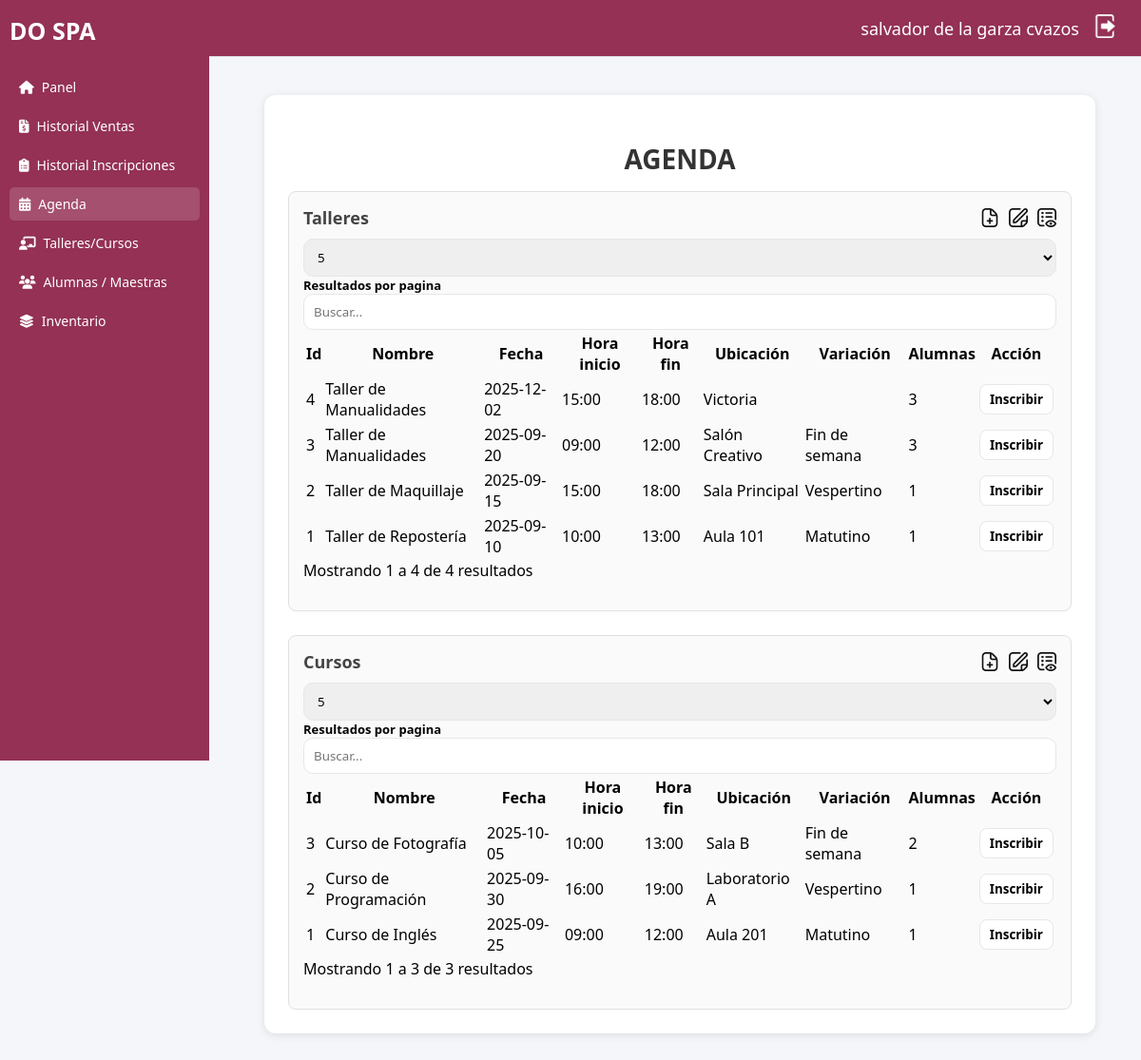
Page /agenda.php (signed in) on the committed database.
### tables this page shows
CREATE TABLE `agenda` (
  `id_agenda` int(11) NOT NULL,
  `id_taller` int(11) DEFAULT NULL,
  `fecha` date DEFAULT NULL,
  `hora_inicio` time DEFAULT NULL,
  `hora_fin` time DEFAULT NULL,
  `ubicacion` varchar(255) DEFAULT NULL,
  `variacion` varchar(100) DEFAULT NULL,
  `cant_alum` int(11) NOT NULL
);

CREATE TABLE `agenda_cursos` (
  `id_agenda_curso` int(11) NOT NULL,
  `id_curso` int(11) DEFAULT NULL,
  `fecha` date DEFAULT NULL,
  `hora_inicio` time DEFAULT NULL,
  `hora_fin` time DEFAULT NULL,
  `ubicacion` varchar(255) DEFAULT NULL,
  `variacion` varchar(100) DEFAULT NULL,
  `cant_alum` int(11) NOT NULL
);

### agenda.php (the view, shortened to what this page needs)
<?php
include_once("conexion.php");
$Nombre = $_SESSION['nombre'] ?? '';
$Apat   = $_SESSION['apat']   ?? '';
$Amat   = $_SESSION['amat']   ?? '';
mysqli_set_charset($conexion, 'utf8mb4');
?>
<!DOCTYPE html>
<html lang="es">
<head>
  <link rel="stylesheet" href="css/sidebar.css">
  <link rel="stylesheet" href="css/header.css">
  <link rel="stylesheet" href="css/agenda.css">
  <link rel="stylesheet" href="css/inventario.css">
  <link rel="stylesheet" href="https://cdn.jsdelivr.net/npm/sweetalert2@11/dist/sweetalert2.min.css">
  <link rel="stylesheet" href="https://cdn.jsdelivr.net/npm/simple-datatables@latest/dist/style.css">
  <link rel="stylesheet" href="https://cdnjs.cloudflare.com/ajax/libs/font-awesome/6.4.0/css/all.min.css">
</head>
<body>
  <div class="dashboard">
    <aside class="sidebar">
      <div class="logo">DO SPA</div>
      <ul id="menu">
        <li><a href="main.php"><i class="fas fa-home"></i> Panel</a></li>
        <li><a href="ventas.php"><i class="fas fa-file-invoice-dollar"></i> Historial Ventas</a></li>
        <li><a href="inscripciones.php"><i class="fas fa-clipboard-list"></i> Historial Inscripciones</a></li>
        <li class="active"><a href="agenda.php"><i class="fas fa-calendar-days"></i> Agenda</a></li>
        <li><a href="talleres-cursos.php"><i class="fas fa-chalkboard-teacher"></i>Talleres/Cursos</a></li>
        <li><a href="alumnas-maestras.php"><i class="fa-solid fa-users"></i><span>Alumnas / Maestras</span></a></li>
        <li><a href="inventario.php"><i class="fas fa-layer-group"></i> Inventario</a></li>
      </ul>
    </aside>
    <main class="main">
      <header class="topbar">
        <div class="user-info">
          <span><?php echo htmlspecialchars("$Nombre $Apat $Amat", ENT_QUOTES, 'UTF-8'); ?></span>
          <a href="muerte.php"><img src="img/logout.png" id="btn-logout" alt="Salir"></a>
        </div>
      </header>
      <div class="inventario">
        <h2 class="titulo-inventario" align="center">AGENDA</h2>
        <div class="tablas-inventario">
          <section class="productos">
            <div class="section-header">
              <h3>Talleres</h3>
              <div class="section-actions">
                <img src="img/agregar.png" alt="Agregar" class="icon btn-agregar" width="20" data-tipo="taller" title="Agregar sesión de taller">
                <img src="img/editar.png" alt="Editar" class="icon btn-editar" width="20" data-tipo="taller" title="Editar sesión seleccionada">
                <img src="img/listar.png" alt="Listar" class="icon btn-listar" width="20" data-tipo="taller" data-id="<?= $idAgenda ?>" title="Listar Alumnas Inscritas">
              </div>
            </div>
            <table id="TablaTalleres" class="display">
              <thead>
                <tr>
                  <th>Id</th>
                  <th>Nombre</th>
                  <th>Fecha</th>
                  <th>Hora inicio</th>
                  <th>Hora fin</th>
                  <th>Ubicación</th>
                  <th>Variación</th>
                  <th>Alumnas</th>
                  <th>Acción</th>
                </tr>
              </thead>
              <tbody>
              <?php
                $sqlT = "SELECT a.id_agenda, a.id_taller,
                                COALESCE(t.nombre,'') AS nombre,
                                a.fecha, a.hora_inicio, a.hora_fin, a.ubicacion, a.variacion, a.cant_alum
                         FROM agenda a
                         LEFT JOIN talleres t ON t.id_taller = a.id_taller
                         ORDER BY a.fecha DESC, a.hora_inicio ASC";
                if ($rt = mysqli_query($conexion, $sqlT)):
                  while ($row = mysqli_fetch_assoc($rt)): ?>
                    <tr>
                      <td><?php echo (int)$row['id_agenda']; ?></td>
                      <td><?php echo htmlspecialchars($row['nombre'], ENT_QUOTES, 'UTF-8'); ?></td>
                      <td><?php echo htmlspecialchars($row['fecha'] ?? '', ENT_QUOTES, 'UTF-8'); ?></td>
                      <td><?php echo htmlspecialchars(substr((string)($row['hora_inicio'] ?? ''),0,5), ENT_QUOTES, 'UTF-8'); ?></td>
                      <td><?php echo htmlspecialchars(substr((string)($row['hora_fin'] ?? ''),0,5), ENT_QUOTES, 'UTF-8'); ?></td>
                      <td><?php echo htmlspecialchars($row['ubicacion'] ?? '', ENT_QUOTES, 'UTF-8'); ?></td>
                      <td><?php echo htmlspecialchars($row['variacion'] ?? '', ENT_QUOTES, 'UTF-8'); ?></td>
                      <td><?php echo htmlspecialchars($row['cant_alum'] ?? '', ENT_QUOTES, 'UTF-8'); ?></td>
                      <td>
                        <button type="button" class="btn-mini btn-agendar-row" data-tipo="taller" data-idrel="<?php echo (int)$row['id_agenda']; ?>">
                          Inscribir
                        </button>
                      </td>
                    </tr>
              <?php
                  endwhile; mysqli_free_result($rt);
                endif;
              ?>
              </tbody>
            </table>
          </section>
          <section class="kits">
            <div class="section-header">
              <h3>Cursos</h3>
              <div class="section-actions">
                <img src="img/agregar.png" alt="Agregar" class="icon btn-agregar" width="20" data-tipo="curso" title="Agregar sesión de curso">
                <img src="img/editar.png" alt="Editar" class="icon btn-editar" width="20" data-tipo="curso" title="Editar sesión seleccionada">
                <img src="img/listar.png" alt="Listar" class="icon btn-listar" width="20" data-tipo="curso" data-id="<?= $idAgendaCurso ?>" title="Listar Alumnas Inscritas">
              </div>
            </div>
            <table id="TablaCursos" class="display">
              <thead>
                <tr>
                  <th>Id</th>
                  <th>Nombre</th>
                  <th>Fecha</th>
                  <th>Hora inicio</th>
                  <th>Hora fin</th>
                  <th>Ubicación</th>
                  <th>Variación</th>
                  <th>Alumnas</th>
                  <th>Acción</th>
                </tr>
              </thead>
              <tbody>
              <?php
                $sqlC = "SELECT ac.id_agenda_curso, ac.id_curso,
                                COALESCE(c.nombre,'') AS nombre,
                                ac.fecha, ac.hora_inicio, ac.hora_fin, ac.ubicacion, ac.variacion, ac.cant_alum
                         FROM agenda_cursos ac
                         LEFT JOIN cursos c ON c.id_curso = ac.id_curso
                         ORDER BY ac.fecha DESC, ac.hora_inicio ASC";
                if ($rc = mysqli_query($conexion, $sqlC)):
                  while ($row = mysqli_fetch_assoc($rc)): ?>
                    <tr>
                      <td><?php echo (int)$row['id_agenda_curso']; ?></td>
                      <td><?php echo htmlspecialchars($row['nombre'], ENT_QUOTES, 'UTF-8'); ?></td>
                      <td><?php echo htmlspecialchars($row['fecha'] ?? '', ENT_QUOTES, 'UTF-8'); ?></td>
                      <td><?php echo htmlspecialchars(substr((string)($row['hora_inicio'] ?? ''),0,5), ENT_QUOTES, 'UTF-8'); ?></td>
                      <td><?php echo htmlspecialchars(substr((string)($row['hora_fin'] ?? ''),0,5), ENT_QUOTES, 'UTF-8'); ?></td>
                      <td><?php echo htmlspecialchars($row['ubicacion'] ?? '', ENT_QUOTES, 'UTF-8'); ?></td>
                      <td><?php echo htmlspecialchars($row['variacion'] ?? '', ENT_QUOTES, 'UTF-8'); ?></td>
                      <td><?php echo htmlspecialchars($row['cant_alum'] ?? '', ENT_QUOTES, 'UTF-8'); ?></td>
                      <td>
                        <button type="button" class="btn-mini btn-agendar-row" data-tipo="curso" data-idrel="<?php echo (int)$row['id_agenda_curso']; ?>">
                          Inscribir
                        </button>
                      </td>
                    </tr>
              <?php
                  endwhile; mysqli_free_result($rc);
                endif;
              ?>
              </tbody>
            </table>
          </section>
        </div>
      </div>
    </main>
  </div>
</body>
</html>

### css/sidebar.css (style rules this page uses)
.sidebar { position: fixed; top: 0; left: 0; width: 220px; height: 100vh; background: #943154; color: #fff; padding: 15px 10px; box-sizing: border-box; font-family: 'Segoe UI', sans-serif; }
.sidebar .logo { font-size: 25px; font-weight: bold; margin-bottom: 25px; text-align: left; color: #fff; }
.sidebar ul { list-style: none; margin: 0; padding: 0; }
.sidebar li { margin: 6px 0; }
.sidebar a { display: flex; align-items: center; gap: 8px; padding: 8px 10px; color: #fff; text-decoration: none; font-size: 14px; border-radius: 5px; transition: background 0.3s; }
.sidebar a:hover, .sidebar .active a { background: rgba(255, 255, 255, 0.15); }

### css/header.css (style rules this page uses)
html { background: #f5f6fa; }
#btn-logout { cursor: pointer; width: 25px; transition: ease-in-out .15s; }
.topbar { position: fixed; top: 0; left: 220px; right: 0; height: 60px; background: #943154; display: flex; align-items: center; justify-content: flex-end; padding: 0 25px; border-bottom: 1px solid #e0e0e0; box-sizing: border-box; z-index: 1000; }
.user-info { display: flex; align-items: center; gap: 15px; font-size: 18px; color: #333; }
.user-info span { font-weight: 500; color: white; }

### css/agenda.css (style rules this page uses)
.btn-mini { padding:6px 10px; border:1px solid #e5e7eb; border-radius:8px; background:#fff; cursor:pointer; font-weight:600; transition:box-shadow .15s ease; }
.tablas-inventario { display: grid !important; grid-template-columns: 1fr !important; gap: 16px; align-items: start; }
.tablas-inventario .productos, .tablas-inventario .kits { width: 100%; margin: 0; box-sizing: border-box; }
.tablas-inventario .section-header { display: flex; justify-content: space-between; align-items: center; gap: 8px; }
.tablas-inventario table.display, .tablas-inventario .display { width: 100% !important; table-layout: auto; }
.tablas-inventario .section-actions .icon { vertical-align: middle; }

### css/inventario.css (style rules this page uses)
* { font-family: 'Segoe UI', sans-serif; }
.main { margin-left: 230px; margin-top: 60px; padding: 20px; background: #f5f6fa; min-height: calc(100vh - 60px); box-sizing: border-box; font-family: 'Segoe UI', sans-serif; }
a { text-decoration: none; color: #000; }
.inventario { background: #fff; padding: 25px; border-radius: 12px; box-shadow: 0 2px 10px rgba(0,0,0,0.1); margin: 20px; flex: 1; display: flex; flex-direction: column; }
.inventario .titulo-inventario { font-size: 28px; font-weight: 700; margin-bottom: 15px; color: #333; }
.tablas-inventario { display: grid; grid-template-columns: 1fr 1fr; gap: 25px; }
.tablas-inventario section { background: #fafafa; border: 1px solid #e0e0e0; border-radius: 8px; padding: 15px; }
.tablas-inventario h3 { margin-bottom: 10px; font-size: 18px; color: #444; }
.tablas-inventario .section-header { display: flex; align-items: center; justify-content: space-between; gap: 12px; margin-bottom: 10px; }
.tablas-inventario .section-header h3 { margin: 0; font-size: 18px; color: #444; }
.section-actions { display: flex; align-items: center; gap: 10px; }
.section-actions .icon { width: 20px; height: 20px; cursor: pointer; vertical-align: middle; opacity: 0.95; transition: transform .12s ease, opacity .12s ease; }

### rows in the picture
agenda: id_agenda "4", nombre "Taller de Manualidades", fecha "2025-12-02", hora_inicio "15:00", hora_fin "18:00", ubicacion "Victoria", cant_alum "3"
agenda: id_agenda "3", nombre "Taller de Manualidades", fecha "2025-09-20", hora_inicio "09:00", hora_fin "12:00", ubicacion "Salón Creativo", variacion "Fin de semana", cant_alum "3"
agenda: id_agenda "2", nombre "Taller de Maquillaje", fecha "2025-09-15", hora_inicio "15:00", hora_fin "18:00", ubicacion "Sala Principal", variacion "Vespertino", cant_alum "1"
agenda: id_agenda "1", nombre "Taller de Repostería", fecha "2025-09-10", hora_inicio "10:00", hora_fin "13:00", ubicacion "Aula 101", variacion "Matutino", cant_alum "1"
agenda_cursos: id_agenda_curso "3", nombre "Curso de Fotografía", fecha "2025-10-05", hora_inicio "10:00", hora_fin "13:00", ubicacion "Sala B", variacion "Fin de semana", cant_alum "2"
agenda_cursos: id_agenda_curso "2", nombre "Curso de Programación", fecha "2025-09-30", hora_inicio "16:00", hora_fin "19:00", ubicacion "Laboratorio A", variacion "Vespertino", cant_alum "1"
agenda_cursos: id_agenda_curso "1", nombre "Curso de Inglés", fecha "2025-09-25", hora_inicio "09:00", hora_fin "12:00", ubicacion "Aula 201", variacion "Matutino", cant_alum "1"
